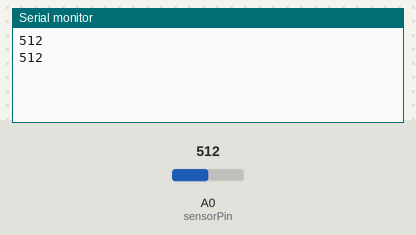
Bench run of a sketch on a simulated Arduino Uno, built with avr-gcc and run on an emulated ATmega328P. Shown: the last lines printed to the serial monitor. The inputs (shaded band) are chosen by the test bench; at power-on: A0 (sensorPin) = 512.

Above: at 2.8 s.
2.9 s: A0 (sensorPin) set to 716
At 3.5 s:
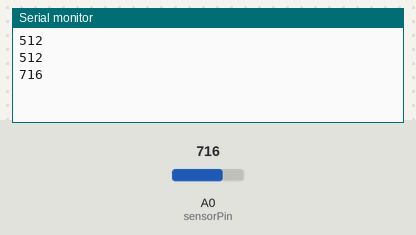
4.4 s: A0 (sensorPin) set to 900
At 5.8 s:
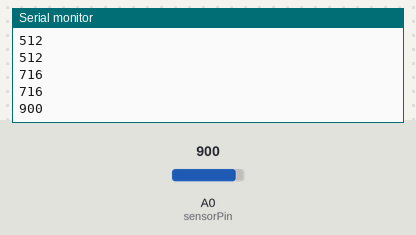
Timing chart, 0 to 7.4 s (numbered marks = the images above; inputs shaded):
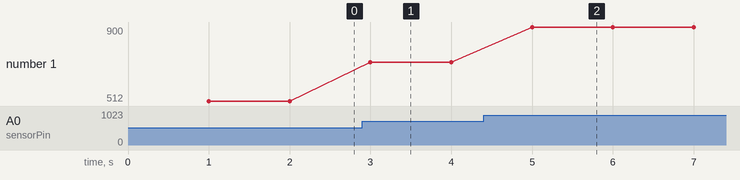

The sketch:

read_sensor.ino
```cpp
const int sensorPin = A0;
unsigned long previousTime = 0;
const unsigned long interval = 1000;

void setup()
{
    pinMode(sensorPin, INPUT);

    Serial.begin(9600);
}

void loop()
{
    unsigned long currentTime = millis();
    if (currentTime - previousTime >= interval)
    {
        previousTime = currentTime;
        int sensorValue = analogRead(sensorPin);
        Serial.println(sensorValue);
    }
}
```

Measured:
- after the input at 2.9 s, the serial monitor: prints a new line after 0.10 s (image 1)
- after the input at 4.4 s, the serial monitor: prints a new line after 0.60 s (image 2)
- plotted number 1: 512 → 716 after the input at 2.9 s, 716 → 900 after the input at 4.4 s
